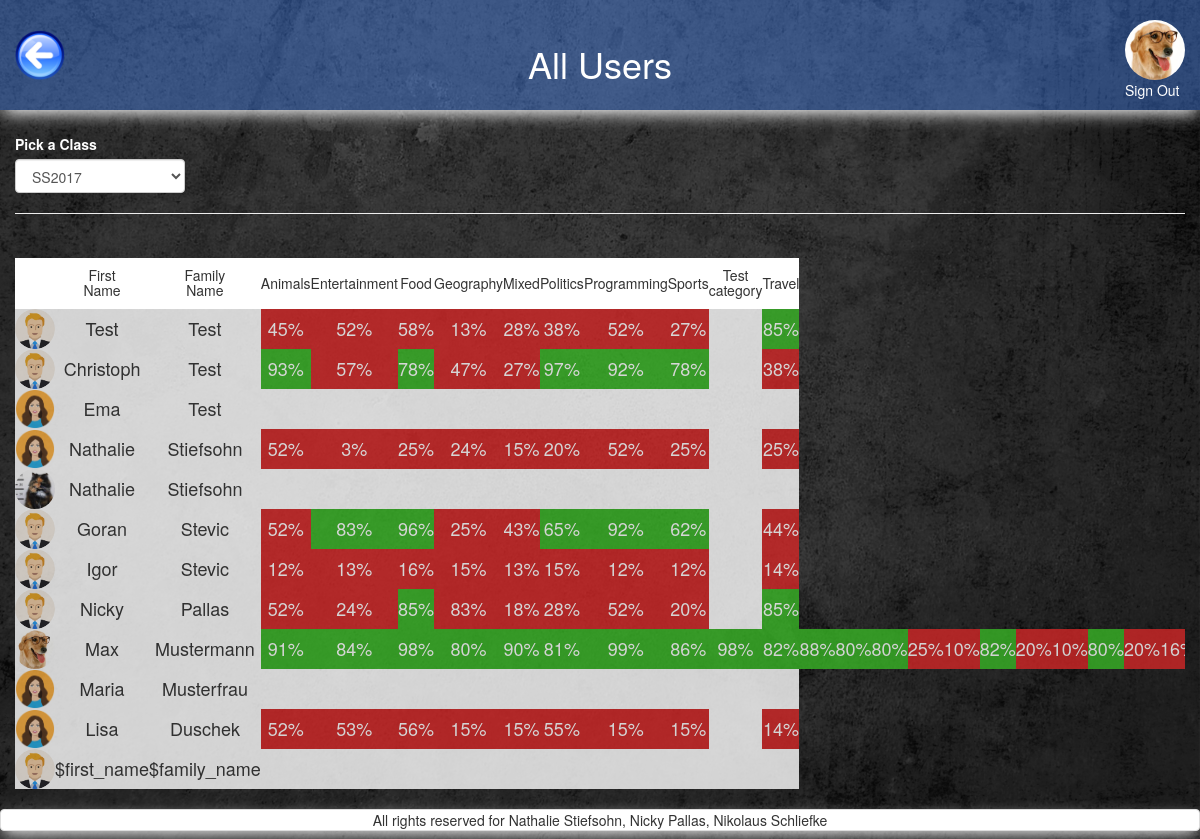
The page /admin_all_users.php?class_id=1 (signed in) on the database as committed earlier.
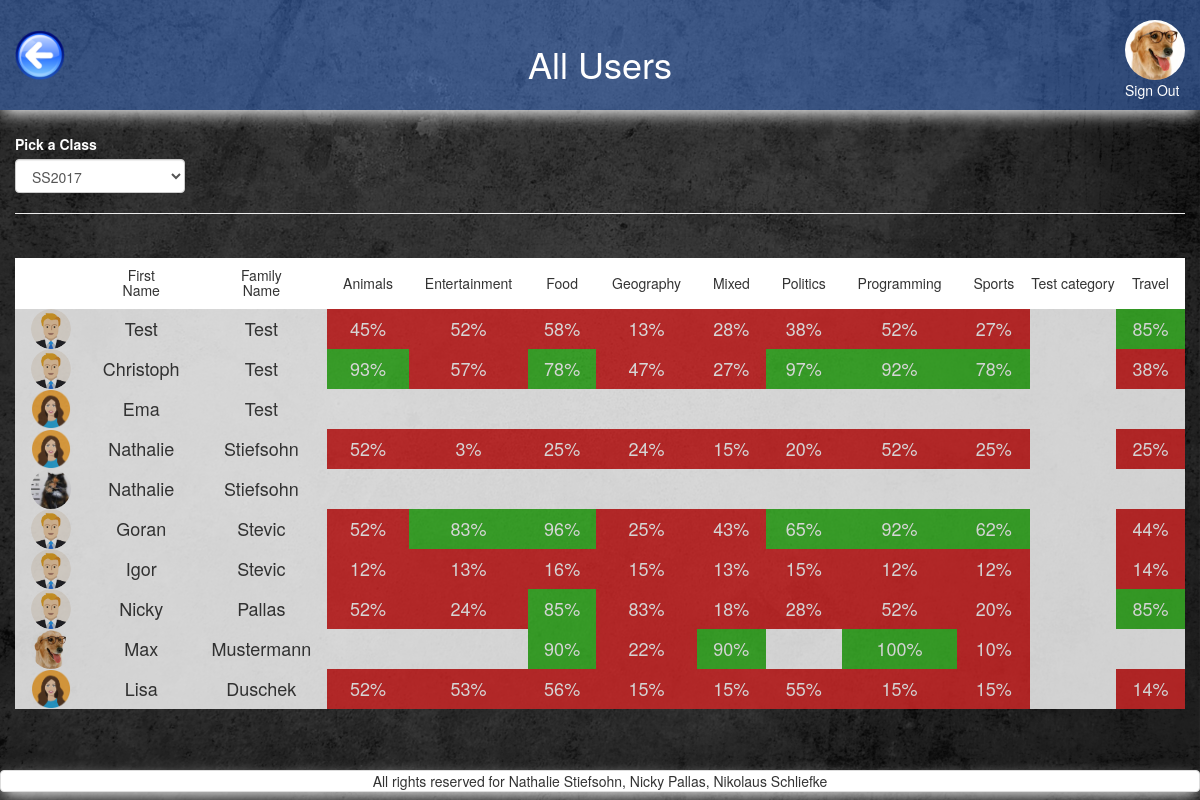
The same page on the database as committed later.
### tables this page shows
CREATE TABLE `users` (
  `id` int(11) NOT NULL,
  `FK_avatars` int(11) NOT NULL,
  `FK_classes` int(11) NOT NULL DEFAULT '1',
  `email` varchar(255) NOT NULL,
  `password` varchar(255) NOT NULL,
  `first_name` varchar(255) NOT NULL,
  `family_name` varchar(255) NOT NULL,
  `date_of_birth` date NOT NULL DEFAULT '1993-07-30'
);

CREATE TABLE `avatars` (
  `id` int(11) NOT NULL,
  `location` varchar(255) NOT NULL
);

CREATE TABLE `categories` (
  `id` int(11) NOT NULL,
  `category` varchar(13) NOT NULL,
  `image` varchar(255) NOT NULL DEFAULT 'default.png',
  `amount_questions` int(11) NOT NULL DEFAULT '8',
  `tries` int(11) NOT NULL DEFAULT '5',
  `passed_at` decimal(3,2) NOT NULL DEFAULT '0.60'
);

### includes/start_session_admin.php (called while the page is built, shortened)
<?php
	require_once 'dbconnect.php';
$res=mysqli_query($con, "SELECT first_name, family_name, date_of_birth, users.id AS user_id, avatars.location AS avatar, avatars.id AS avatar_id, email FROM users
 	JOIN avatars ON users.FK_avatars=avatars.id
 	WHERE users.id=".$_SESSION['user']);
	 $userRow=mysqli_fetch_array($res);
	 $user_avatar = $userRow['avatar'];
?>

### query/all_classes_query.php (called while the page is built, shortened)
<?php
$query_classes = "
    SELECT
        *
    FROM `classes`
    order by start_date ASC
";
$res_classes = mysqli_query($con, $query_classes);
?>

### query/categories_query.php (called while the page is built)
<?php
$query_all_categories = "
    SELECT
        *
    FROM `categories`
    order by category ASC
";
$res_all_categories = mysqli_query($con, $query_all_categories);
?>

### query/all_users_query.php (called while the page is built)
<?php
$query_all_users = "
    SELECT
        users.id, first_name, family_name, email, location as avatar
    FROM `users`
    join avatars on users.fk_avatars=avatars.id
    where
    	users.FK_classes=".$selected_class_id."
    ORDER BY
        family_name DESC;
";
$res_all_users = mysqli_query($con, $query_all_users);
?>

### query/score_per_cat_per_user.php (called while the page is built)
<?php
$query_scores_per_cat_per_user = "
    SELECT category, t1.scores AS scores
    FROM categories
    left JOIN quizzes as t1 ON categories.id=t1.FK_categories
    left JOIN quizzes AS t2
      ON t1.FK_users = t2.FK_users
        AND t1.FK_categories = t2.FK_categories
        AND t1.end_timestamp < t2.end_timestamp
    WHERE t2.FK_users IS NULL
    and t1.fk_categories = ".$category_id." and t1.FK_users=".$all_users_id."
    order by category ASC"
;
$res_scores_per_cat_per_user = mysqli_query($con, $query_scores_per_cat_per_user);
$count_scores_per_cat_per_user = mysqli_num_rows($res_scores_per_cat_per_user);
?>

### admin_all_users.php (the view, shortened to what this page needs)
<?php
require_once('includes/start_session_admin.php');
?>
<?php
	if(isset($_GET['class_id'])){
		$selected_class_id=$_GET['class_id'];
	} else {
    	$count_active_classes = 0;
	}
?>
<!DOCTYPE html>
<html>
<head>
	<?php
require_once('includes/head_tag.php');
	?>
</head>
<body>
<div id="wrap">
  <div id="main" class="container-fluid clear-top">
	<header class="row shadow" id="header">
			<div class="col-xs-3">
				<a href="home_admin.php">
					<img alt="back_button" src="pictures/back_button.png" id="back_button"/>
				</a>
			</div>
			<div class="col-xs-6 white text-center margin-top">
                <h1 class="heading_font">All Users</h1>
            </div>
        <?php
        echo'
            <div class="col-xs-3">
                <a href="logout.php?logout" class="pull-right">
                    <img class="img-circle show_avatar border" src="'.$user_avatar.'" alt="avatar" id="avatar_img"><br>
                    Sign Out
                </a>
            </div>';
        ?>
	</header>
	<div class="row">
		<main class="col-xs-12">
			<section class="row">
				<div class="col-xs-12 margin-top">
					<div class="row">
						<div class="col-xs-12 col-sm-2">
					<label class="white">Pick a Class</label>
					<select class="form-control" id="class" name="class">
					<?php
						require_once('query/all_classes_query.php');
				                while ($row_classes  = mysqli_fetch_array($res_classes)){
				                    $class = $row_classes['name'];
				                    $class_id = $row_classes['id'];
					                    if(isset($_GET['class_id'])){
					                    	if ($class_id==$selected_class_id) {
						                    	echo "<option value='".$class_id."' selected='selected
						                    	'>".$class."</option>";
						                    } else {
						                    	echo "<option value='".$class_id."'>".$class."</option>";
						                    }
					                	}
				                }
					 ?>
					</select>
						</div>
					</div>
					<hr>
				</div>
				<div class="col-xs-12 margin-top">
				<div class="table-responsive">
                        <table class="table-hover text-center" id="all_users_table">
                            <thead>
                                <tr id="white_background">
                                	<th class="text-center"></th>
                                	<th class="text-center"><h5>First<br>Name</h5></th>
                                	<th class="text-center"><h5>Family<br>Name</h5></th>
                                    <?php
										require('query/categories_query.php');
						                while ($row_categories  = mysqli_fetch_array($res_all_categories)){
						                    $category = $row_categories['category'];
						                    echo '
									<th class="text-center"><h5>'.$category.'</h5></th>
						                    ';
						                }
					                ?>
                                </tr>
                            </thead>
                            <tbody>
                                 <?php
                        include_once('query/all_users_query.php');
                        while ($row_all_users  = mysqli_fetch_array($res_all_users)){
                        	$all_users_id = $row_all_users['id'];
 							$first_name = $row_all_users['first_name'];
 							$family_name = $row_all_users['family_name'];
 							$avatar = $row_all_users['avatar'];
                            echo '
                                <tr>
                                	<td><img src="'.$avatar.'" class="img-circle all_users_img" alt="'.$first_name.' '.$family_name.'"></td>
                                    <td><h4>'.$first_name.'</h4></td>
                                    <td><h4>'.$family_name.'</h4></td>
                                    ';
                            require('query/categories_query.php');
			                while ($row_all_categories  = mysqli_fetch_array($res_all_categories)){
			                    $category_id=$row_all_categories['id'];
			                    $passed_at = $row_all_categories['passed_at'];
			                   require('query/score_per_cat_per_user.php');
			                   if ($count_scores_per_cat_per_user>0){
					                while ($row_scores_per_cat_per_user  = mysqli_fetch_array($res_scores_per_cat_per_user)){
					                    $score = $row_scores_per_cat_per_user['scores'];
					                    if($score<0 || $score>100){
					                    	echo'
											<td class=""><h4>error</h4></td>
						       				';
					                    } else {
					       				if ($score>=$passed_at){
					       					$passed="green_background";
					       				} else {
					       					$passed="red_background";
					       				}
						       				echo'
											<td class="'.$passed.'"><h4>'.($score*100).'%</h4></td>
						       				';
					       				}
					                }
				                } else {
				                	echo'
											<td class=""><h4></h4></td>
						       				';
				                }
						    }
                            echo '
                                </tr>
                                ';
                        }
                        ?>
                            </tbody>
                        </table>
                    </div>
			</section>
		</main>
	</div>
  </div>
</div>
	<?php
require_once('includes/footer.php');
	?>
</body>
</html>

### includes/head_tag.php (shortened to what this page needs)
  <link rel="stylesheet" href="https://maxcdn.bootstrapcdn.com/bootstrap/3.3.7/css/bootstrap.min.css">
  <link rel="stylesheet" type="text/css" href="css/style.css">
  <link rel="stylesheet" href="//code.jquery.com/ui/1.12.1/themes/base/jquery-ui.css">
<link rel="stylesheet" href="css/BootstrapXL.css">

### includes/footer.php
<footer class=" margin-top footer ">
    <div class="text-center shadow panel panel-default">
        All rights reserved for Nathalie Stiefsohn, Nicky Pallas, Nikolaus Schliefke
    </div>
</footer>

### css/style.css (style rules this page uses)
header h1 { position: relative; }
#avatar_img { margin-top:20px; height: 60px; }
#back_button { margin-top:30px; height: 50px; }
#header { background-color: rgba(77,141,255,0.4); height: 110px; }
#header a:link { color: white; }
body { content: ""; background: url("../pictures/grey_background.jpg"); background-size: 100% 100%; background-repeat: repeat; top: 0; left: 0; bottom: 0; right: 0; position: absolute; z-index: -1; }
.shadow { -webkit-box-shadow: 0px 6px 16px -3px rgba(255,255,255,1); -moz-box-shadow: 0px 6px 16px -3px rgba(255,255,255,1); box-shadow: 0px 6px 16px -3px rgba(255,255,255,1); }
.margin-top { margin-top: 2%; }
table { width: 100%; }
tbody { background-color: white; opacity: 0.8; }
.red_background { background-color: #d32727; color:white; }
.green_background { background-color: #39b526; color:white; }
.white { color: white; }
#all_users_table td, #all_users_table th { width: 1%; }
.all_users_img { width: 40px; }

### includes/head_tag.php (style rules this page uses)
html, body { height: 100%; }
#white_background { background-color: white; opacity: 1 !important; }
#wrap { min-height: 100%; }
#main { overflow:auto; padding-bottom:50px; }
.footer { position: relative; margin-top: -50px; height: 50px; clear:both; padding-top:20px; }

Rows that differ between the two databases and show on the page:
removed users: FK_avatars.location (picture), first_name "Maria", family_name "Musterfrau"
removed users: FK_avatars.location (picture), first_name "$first_name", family_name "$family_name"
changed users "Max": gains categories (category "Food", score "58", score "78", score "25", score "96", score "16", score "85", score "90", score "56"); gains categories (category "Geography", score "13", score "47", score "24", score "25", score "15", score "83", score "22"); gains categories (category "Mixed", score "28", score "27", score "15", score "43", score "13", score "18", score "90"); gains categories (category "Programming", score "52", score "92", score "12", score "100", score "15"); gains categories (category "Sports", score "27", score "78", score "25", score "62", score "12", score "20", score "10", score "15"); loses categories (category "Animals", score "45", score "93", score "52", score "12", score "91", score "84", score "98", score "80", score "90", score "81", score "99", score "86", score "82"); loses categories (category "Entertainment", score "52", score "57", score "3", score "83", score "13", score "24", score "88", score "80", score "25", score "10", score "82", score "20", score "16", score "53")
